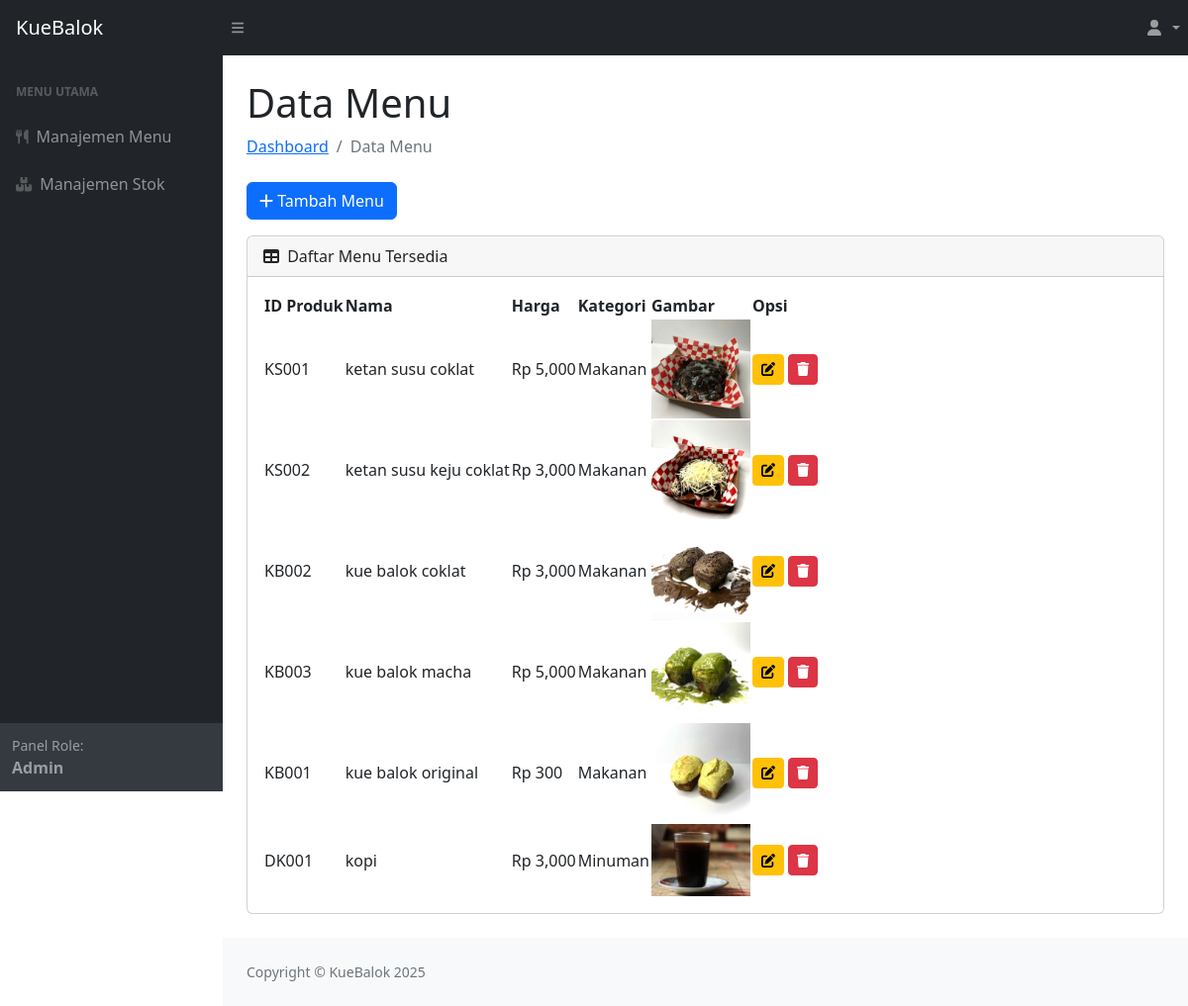
The page /users/admin/menu/data_menu.php (signed in) on the database its author committed.
### tables this page shows
CREATE TABLE `produk` (
  `id_produk` varchar(20) NOT NULL,
  `nama_produk` varchar(100) NOT NULL,
  `kategori` enum('makanan','minuman') NOT NULL,
  `harga` decimal(12,2) NOT NULL DEFAULT '0.00',
  `stok` int NOT NULL DEFAULT '0',
  `poto_produk` varchar(255) DEFAULT 'default.jpg',
  `status_produk` enum('aktif','tidak aktif') NOT NULL DEFAULT 'aktif',
  `dibuat_pada` timestamp NOT NULL DEFAULT CURRENT_TIMESTAMP
);

### users/admin/menu/data_menu.php (the view, shortened to what this page needs)
<?php
include('../../../koneksi.php');
$result = mysqli_query($koneksi, "SELECT * FROM produk ORDER BY kategori, nama_produk");
?>
<!DOCTYPE html>
<html lang="id">
<head>
    <link href="https://cdn.jsdelivr.net/npm/simple-datatables@7.1.2/dist/style.min.css" rel="stylesheet" />
    <link href="../../../css/styles.css" rel="stylesheet" />
</head>
<body class="sb-nav-fixed">
    <?php include "../inc/navbar.php"; ?>
    <div id="layoutSidenav">
        <div id="layoutSidenav_nav">
            <?php include "../inc/sidebar.php"; ?>
        </div>
        <div id="layoutSidenav_content">
            <main>
                <div class="container-fluid px-4">
                    <h1 class="mt-4">Data Menu</h1>
                    <ol class="breadcrumb mb-4">
                        <li class="breadcrumb-item"><a href="../index.php">Dashboard</a></li>
                        <li class="breadcrumb-item active">Data Menu</li>
                    </ol>
                    <div class="mb-3">
                        <a href="tambah_menu.php" class="btn btn-primary"><i class="fas fa-plus"></i> Tambah Menu</a>
                    </div>
                    <div class="card mb-4">
                        <div class="card-header">
                            <i class="fas fa-table me-1"></i>
                            Daftar Menu Tersedia
                        </div>
                        <div class="card-body">
                            <table id="datatablesSimple">
                                <thead>
                                    <tr>
                                        <th>ID Produk</th>
                                        <th>Nama</th>
                                        <th>Harga</th>
                                        <th>Kategori</th>
                                        <th>Gambar</th>
                                        <th>Opsi</th>
                                    </tr>
                                </thead>
                                <tbody>
                                    <?php while ($row = mysqli_fetch_assoc($result)) { ?>
                                        <tr>
                                            <td><?= htmlspecialchars($row['id_produk']) ?></td>
                                            <td><?= htmlspecialchars($row['nama_produk']) ?></td>
                                            <td>Rp <?= number_format($row['harga']) ?></td>
                                            <td><?= htmlspecialchars(ucfirst($row['kategori'])) ?></td>
                                            <td><img src="../../../assets/img/produk/<?= htmlspecialchars($row['poto_produk']) ?>" width="100" alt="<?= htmlspecialchars($row['nama_produk']) ?>"></td>
                                            <td>
                                                <a href="menu_edit.php?id_produk=<?= $row['id_produk'] ?>" class="btn btn-warning btn-sm" title="Edit"><i class="fas fa-edit"></i></a>
                                                <a href="menu_hapus.php?id_produk=<?= $row['id_produk'] ?>" class="btn btn-danger btn-sm" onclick="return confirm('Anda yakin ingin menghapus produk ini?')" title="Hapus"><i class="fas fa-trash"></i></a>
                                            </td>
                                        </tr>
                                    <?php } ?>
                                </tbody>
                            </table>
                        </div>
                    </div>
                </div>
            </main>
            <footer class="py-4 bg-light mt-auto">
                <div class="container-fluid px-4">
                    <div class="d-flex align-items-center justify-content-between small">
                        <div class="text-muted">Copyright &copy; KueBalok 2025</div>
                    </div>
                </div>
            </footer>
        </div>
    </div>
</body>
</html>

### users/admin/inc/navbar.php (shortened to what this page needs)
<nav class="sb-topnav navbar navbar-expand navbar-dark bg-dark">
    <a class="navbar-brand ps-3" href="../index.php">KueBalok</a>
    <button class="btn btn-link btn-sm order-1 order-lg-0 me-4 me-lg-0" id="sidebarToggle" href="#!">
        <i class="fas fa-bars"></i>
    </button>
    <ul class="navbar-nav ms-auto">
        <li class="nav-item dropdown">
            <a class="nav-link dropdown-toggle" id="navbarDropdown" href="#" role="button"
                data-bs-toggle="dropdown" aria-expanded="false">
                <i class="fas fa-user fa-fw"></i>
            </a>
        </li>
    </ul>
</nav>

### users/admin/inc/sidebar.php (shortened to what this page needs)
<nav class="sb-sidenav accordion sb-sidenav-dark" id="sidenavAccordion">
    <div class="sb-sidenav-menu">
        <div class="nav">
            <div class="sb-sidenav-menu-heading">Menu Utama</div>
            <a class="nav-link" href="../menu/data_menu.php">
                <div class="sb-nav-link-icon"><i class="fas fa-utensils"></i></div>
                Manajemen Menu
            </a>
            <a class="nav-link" href="../stok/manajemen_stok.php">
                <div class="sb-nav-link-icon"><i class="fas fa-boxes"></i></div>
                Manajemen Stok
            </a>
            </div>
    </div>
    <div class="sb-sidenav-footer">
        <div class="small">Panel Role:</div>
        <strong><?php echo isset($_SESSION['user']['jabatan']) ? ucfirst(htmlspecialchars($_SESSION['user']['jabatan'])) : ''; ?></strong>
    </div>
</nav>

### rows shown on the page
produk: id_produk "KS001", nama_produk "ketan susu coklat", harga "5,000", kategori "Makanan", poto_produk (picture)
produk: id_produk "KS002", nama_produk "ketan susu keju coklat", harga "3,000", kategori "Makanan", poto_produk (picture)
produk: id_produk "KB002", nama_produk "kue balok coklat", harga "3,000", kategori "Makanan", poto_produk (picture)
produk: id_produk "KB003", nama_produk "kue balok macha", harga "5,000", kategori "Makanan", poto_produk (picture)
produk: id_produk "KB001", nama_produk "kue balok original", harga "300", kategori "Makanan", poto_produk (picture)
produk: id_produk "DK001", nama_produk "kopi", harga "3,000", kategori "Minuman", poto_produk+nama_produk (picture)

### other values the page prints
$_SESSION['user']['jabatan'] "Admin"
